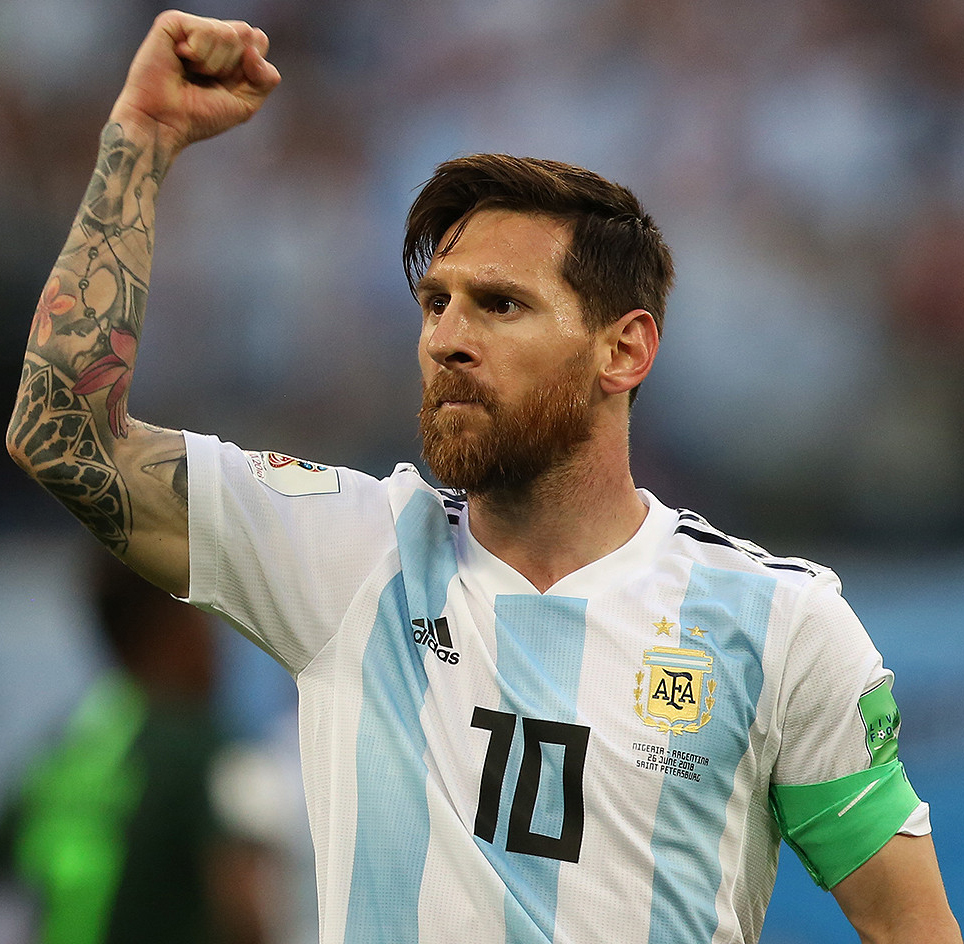
#> input picture samples/messi.jpeg, 964 x 944 px
$ python arithmetics.py
#> lines starting #> are read from the running program, lines starting #| are printed output that depends on the picture
import cv2

imag = cv2.imread('samples/messi.jpeg')
#> imag is the input picture: shape (944, 964, 3); mean B, G, R 111.2, 117.9, 116.5
print(imag.size) # returns Total number of pixels accessed.
#| 2730048
print(imag.shape)# returns tuple of (rows, columns, channels).
#| (944, 964, 3)
print(imag.dtype)# returns image datatype.
#| uint8

b, g, r = cv2.split(imag) # split the images into 3 channels(black, green, red)
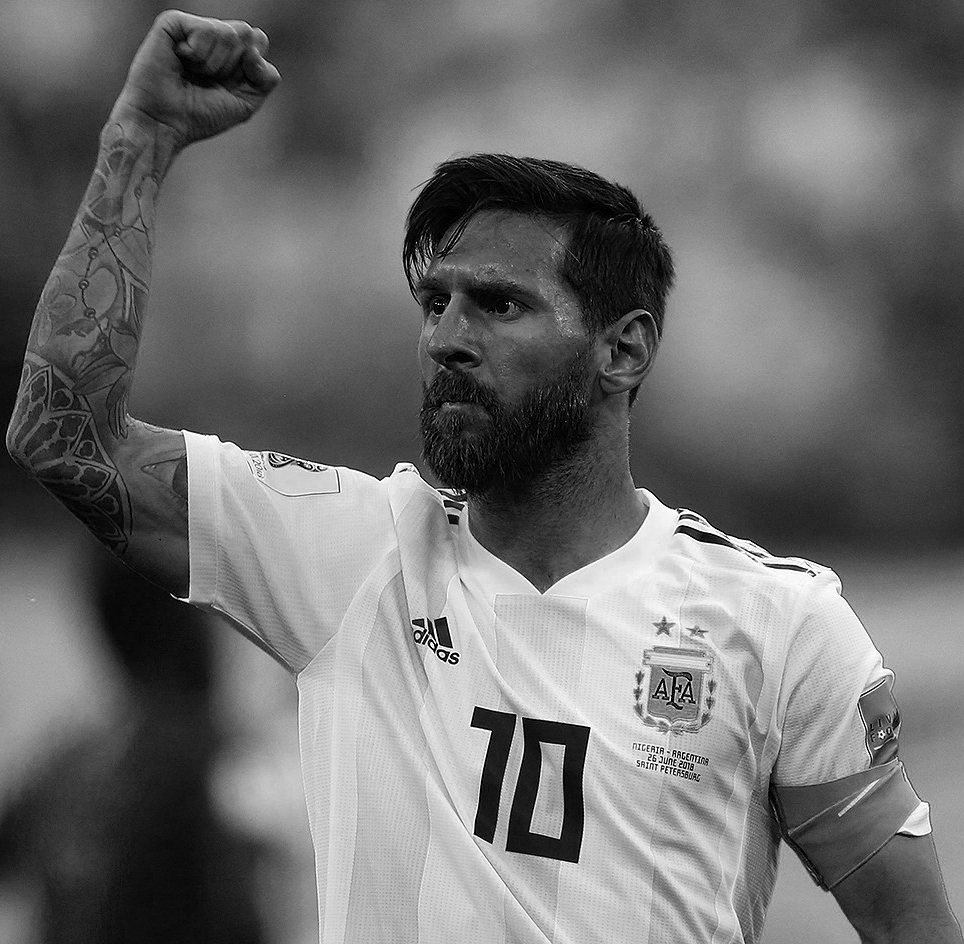
#> b: shape (944, 964); min 0, max 255, mean 111.2
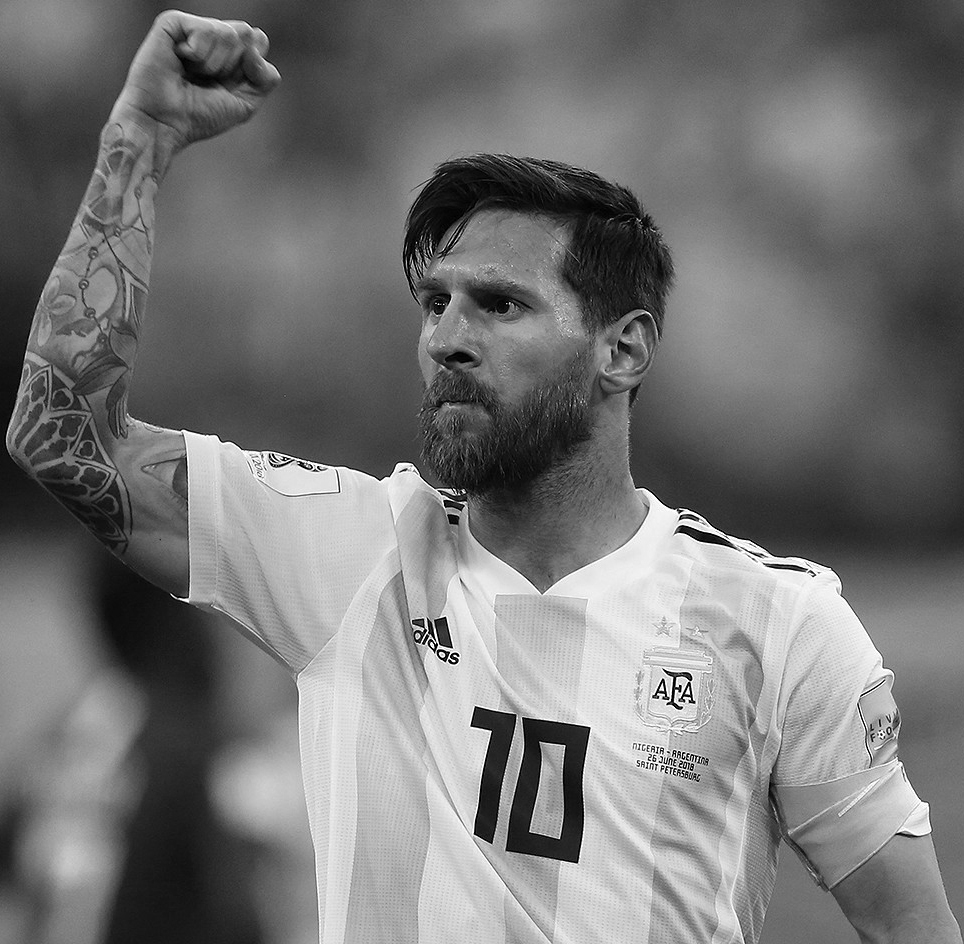
#> g: shape (944, 964); min 0, max 255, mean 117.9
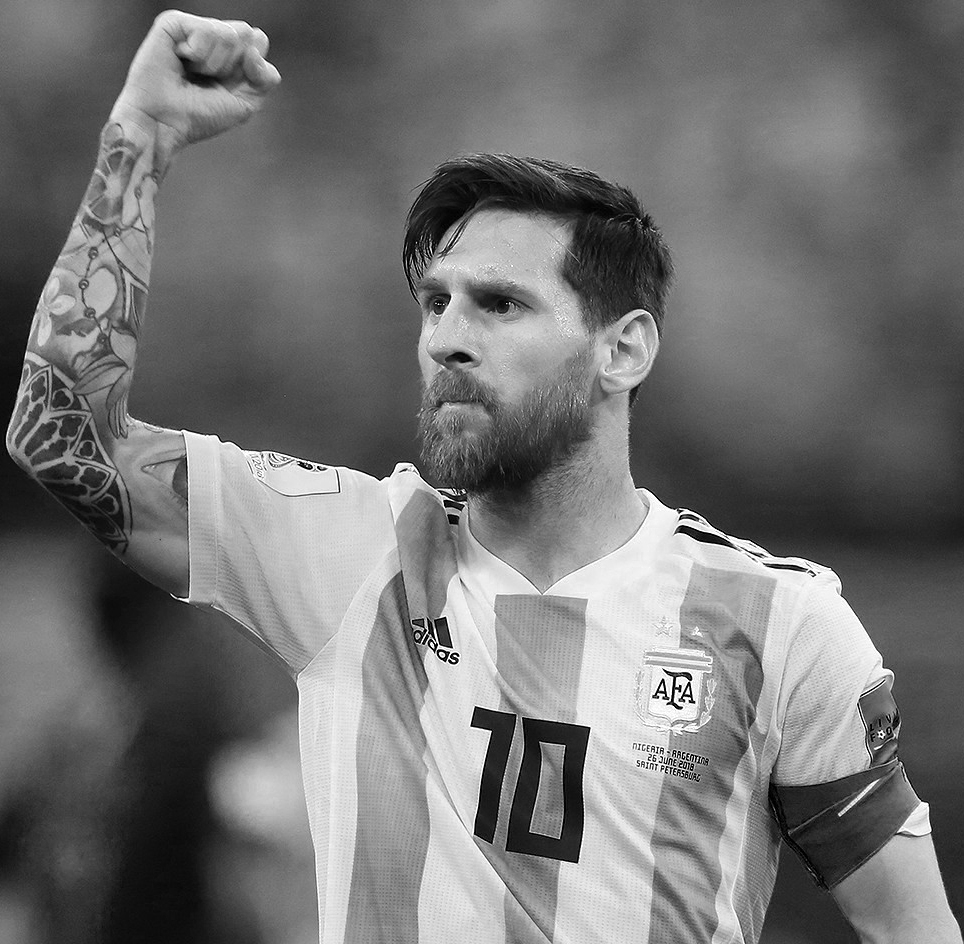
#> r: shape (944, 964); min 0, max 255, mean 116.5

print(b, g, r)
#> (printed output is left out)

cv2.imshow('frame', b)
cv2.waitKey(3000)
cv2.destroyAllWindows()

# to merge all the channels, use .merge() method.
imag = cv2.merge((b, g, r))
cv2.imshow('original', imag)
cv2.waitKey(2000)
cv2.destroyAllWindows()

'''
Now, you can also add images on each other using .add() method.
But to work with it, your images must be of same size.
Use .resize() method on both images.
(You can also add .png files.)
'''

imag1 = cv2.imread('samples/ld2.jpeg')
img1 = cv2.resize(imag, (512, 512))
#> (the run stopped early here; a loop or call above may not have finished)

$ run again, with samples/ld1.jpeg copied over samples/messi.jpeg
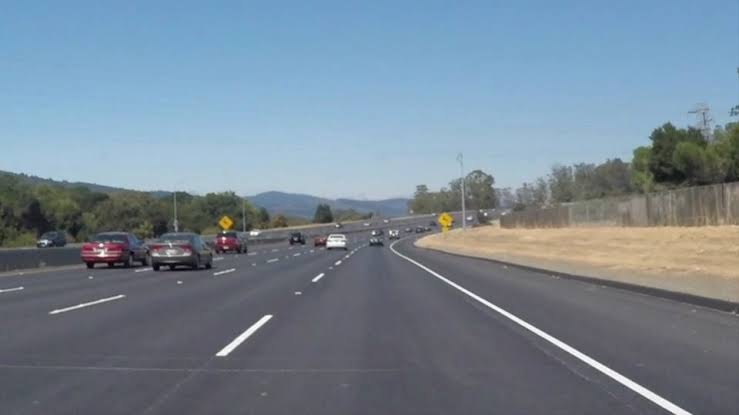
#> input picture samples/ld1.jpeg, 739 x 415 px
#> imag is the input picture: shape (415, 739, 3); mean B, G, R 148.2, 134.4, 118.7
#| 920055
#| (415, 739, 3)
#| uint8
#> `b, g, r = cv2.split(imag)`:
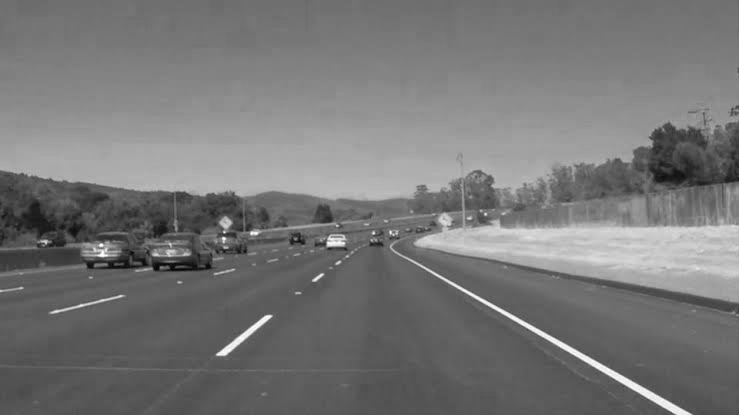
#> r: shape (415, 739); min 1, max 255, mean 118.7
#> (printed output is left out)
#> `img1 = cv2.resize(imag, (512, 512))`:
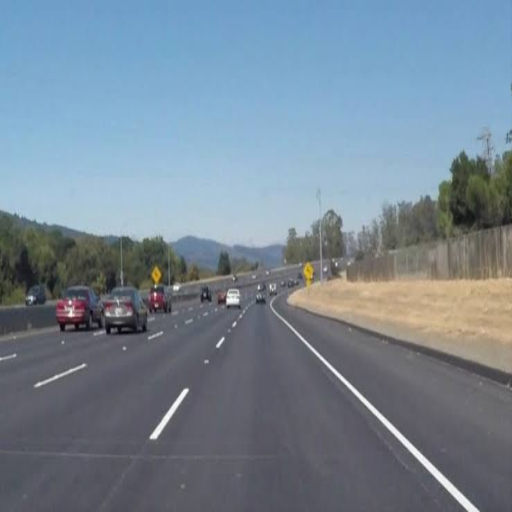
#> img1: shape (512, 512, 3); mean B, G, R 148.2, 134.4, 118.7
